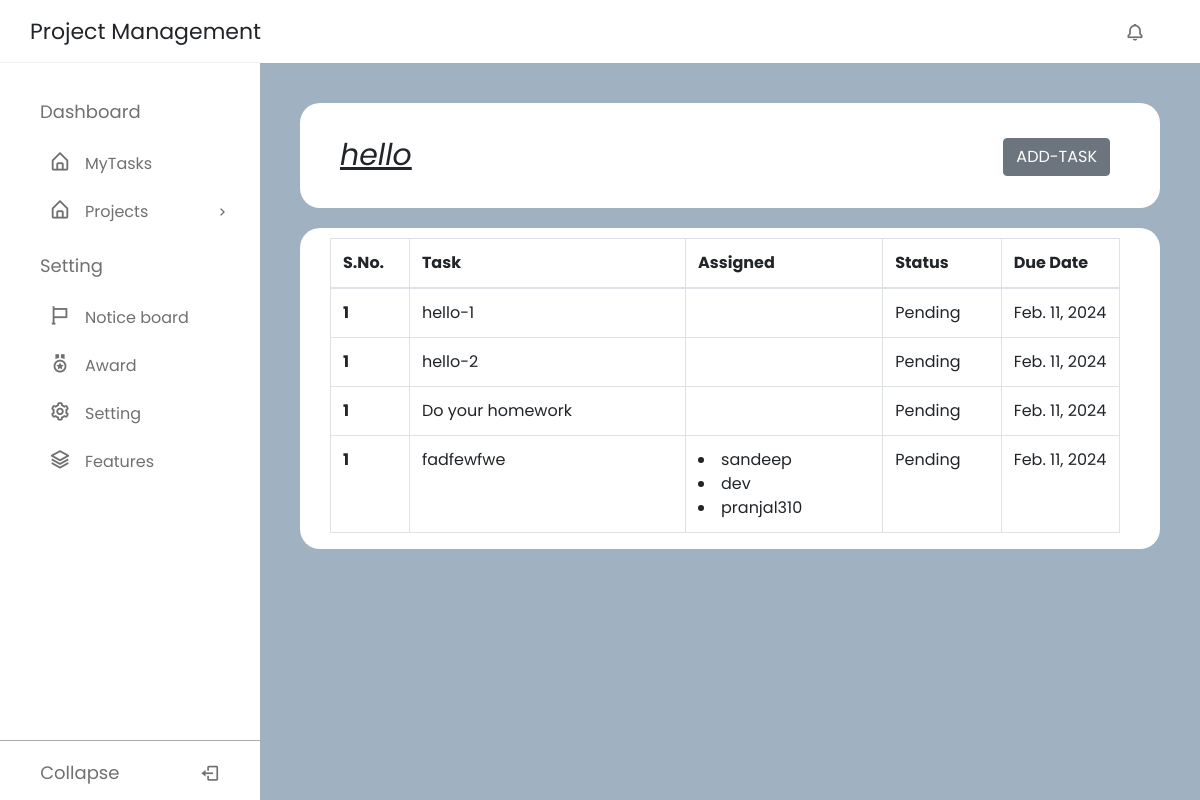
Page /index/1/ on the committed database.
### app/models.py (models this page shows, shortened)
class Project(models.Model):
    name=models.CharField(max_length=50,default="unknown-project")
    owner=models.ManyToManyField(Profile,related_name='owned_projects')
    contributor=models.ManyToManyField(Profile,related_name='contributed_projects')
    created_at=models.DateTimeField(auto_now=True, auto_now_add=False)

class Tasks(models.Model):
    project=models.ForeignKey(Project,on_delete=models.CASCADE,null=True)
    des=models.CharField(max_length=50,default="")
    assigned=models.ManyToManyField(Profile)
    created_at=models.DateTimeField(auto_now=True, auto_now_add=False)
    due_date=models.DateField(auto_now=False, auto_now_add=False)
    status=models.CharField(max_length=10,choices=STATUS_CHOICES,default="Pending")

### register/models.py (models this page shows)
class Profile(AbstractUser):
    email=models.EmailField(unique=True)
    phone=models.CharField(max_length=100,unique=True)
    is_authenticated=models.BooleanField(default=False)
    token=models.CharField(max_length=200,null=True)
    REQUIRED_FIELDS=['username','phone']
    USERNAME_FIELD="email"
    objects= ProfileManager()

### app/views.py (the view)
# urls.py: path('index/<int:project_id>/', index, name='project_detail'),
def index(request,project_id):
    project=models.Project.objects.get(id=project_id)
    tasks=models.Tasks.objects.filter(project=project)
    return render(request,"index.html",{"project":project,"tasks":tasks})

### app/context_processor.py (called while the page is built, shortened)
def projects(request):
    projects_list=[]
    print(request.user)
    return {'answer':'userdoesnotexist'}

### templates/index.html
{%extends 'dashbase.html'%}
    {%block Body%}
    <div class="Dashboard">
      <div class="project-container">
          <div class="project-title "><u>{{project.name}}</u>
            <div class="ml-auto">
              <form action="addtask/" method="get">
                  <button class="btn btn-secondary" type="submit">ADD-TASK</button>
              </form>
          </div>
        </div>
      </div>
      <div class="task-table">
      <table class="table table-bordered">
        <thead>
          <tr>
            <th scope="col" style="width: 10%;">S.No.</th>
            <th scope="col" style="width: 35%;">Task</th>
            <th scope="col" style="width: 25%;">Assigned</th>
            <th scope="col"style="width: 15%;">Status</th>
            <th scope="col"style="width: 15%;">Due Date</th>
          </tr>
        </thead>
        <tbody>
          {% for task in tasks %}
          <tr>
            <th scope="row">1</th>
            <td>{{task.des}}</td>
            <td>
              {% for person in task.assigned.all %}
              <li>{{person.username}}</li>
              {% endfor %}</td>
            <td>{{task.status}}</td>
            <td>{{task.due_date}}</td>
            {% endfor %}
          </tr>
        </tbody>
      </table>
      </div>
      {% endblock %}

### templates/dashbase.html (shortened to what this page needs)
<!DOCTYPE html>
<html lang="en">
  <head>
    <link href="https://unpkg.com/boxicons@2.1.4/css/boxicons.min.css" rel="stylesheet" />
    <link rel="stylesheet" href="https://cdn.jsdelivr.net/npm/bootstrap@4.0.0/dist/css/bootstrap.min.css">
    {%load static%}
    <link rel="stylesheet" type="text/css" href="{% static 'css/index.css' %}">
  </head>
  <body>
    <nav class="navbar">
      <div class="logo_item">
        Project Management
      </div>
      <div class="navbar_content">
        <i class='bx bx-bell' ></i>
      </div>
    </nav>
    <nav class="sidebar">
      <div class="menu_content">
        <ul class="menu_items">
          <div class="menu_title menu_dahsboard"></div>
          <li class="item">
            <div class="nav_link submenu_item" onclick=" window.location.href = '{% url 'mytask' %}'; ">
              <span class="navlink_icon">
                <i class="bx bx-home-alt"></i>
              </span>
              <span class="navlink">MyTasks</span>
            </div>
          </li>
          <li class="item">
            <div href="#" class="nav_link submenu_item">
              <span class="navlink_icon">
                <i class="bx bx-home-alt"></i>
              </span>
              <span class="navlink">Projects</span>
              <i class="bx bx-chevron-right arrow-left"></i>
            </div>
          </li>
        </ul>
        <ul class="menu_items">
          <div class="menu_title menu_setting"></div>
          <li class="item">
            <a href="#" class="nav_link">
              <span class="navlink_icon">
                <i class="bx bx-flag"></i>
              </span>
              <span class="navlink">Notice board</span>
            </a>
          </li>
          <li class="item">
            <a href="#" class="nav_link">
              <span class="navlink_icon">
                <i class="bx bx-medal"></i>
              </span>
              <span class="navlink">Award</span>
            </a>
          </li>
          <li class="item">
            <a href="#" class="nav_link">
              <span class="navlink_icon">
                <i class="bx bx-cog"></i>
              </span>
              <span class="navlink">Setting</span>
            </a>
          </li>
          <li class="item">
            <a href="#" class="nav_link">
              <span class="navlink_icon">
                <i class="bx bx-layer"></i>
              </span>
              <span class="navlink">Features</span>
            </a>
          </li>
        </ul>
        <div class="bottom_content">
          <div class="bottom expand_sidebar">
            <span> Expand</span>
          </div>
          <div class="bottom collapse_sidebar">
            <span> Collapse</span>
            <i class='bx bx-log-out'></i>
          </div>
        </div>
      </div>
    </nav>
    {%block Body%}{%endblock%}
  </body>
</html>

### static/css/index.css (style rules this page uses)
* { margin: 0; padding: 0; box-sizing: border-box; font-family: "Poppins", sans-serif; }
:root { --white-color: #fff; --blue-color: #001d4e; --grey-color: #707070; --grey-color-light: #aaa; }
body { background-color: #a0b1c2; transition: all 0.5s ease; }
.navbar { width: 100%; left: 0; background-color: var(--white-color); display: flex; align-items: center; justify-content: space-between; padding: 15px 30px; box-shadow: 0 0 2px var(--grey-color-light); }
.logo_item { display: flex; align-items: center; column-gap: 25px; font-size: 22px; }
.navbar_content { display: flex; align-items: center; column-gap: 25px; }
.navbar_content i { cursor: pointer; font-size: 20px; color: var(--grey-color); }
.sidebar { background-color: var(--white-color); width: 260px; position: fixed; left: 0; height: 100%; padding: 20px 20px; overflow-y: scroll; box-shadow: 0 0 1px var(--grey-color-light); transition: all 0.5s ease; }
.menu_content { position: relative; }
.menu_title { margin: 15px 0; padding: 0 20px; font-size: 18px; }
.menu_title::before { color: var(--grey-color); white-space: nowrap; }
.menu_dahsboard::before { content: "Dashboard"; }
.menu_setting::before { content: "Setting"; }
.menu_items { padding: 0; list-style: none; }
.navlink_icon { position: relative; font-size: 22px; min-width: 50px; line-height: 40px; display: inline-block; text-align: center; border-radius: 6px; }
.navlink_icon::before { content: ""; position: absolute; height: 100%; width: calc(100% + 100px); left: -20px; }
.sidebar .nav_link { display: flex; align-items: center; width: 100%; padding: 4px 15px; border-radius: 8px; text-decoration: none; color: var(--grey-color); white-space: nowrap; }
.submenu_item { cursor: pointer; }
.submenu_item .arrow-left { position: absolute; right: 10px; display: inline-block; margin-right: auto; }
.bottom_content { position: fixed; bottom: 60px; left: 0; width: 260px; cursor: pointer; transition: all 0.5s ease; }
.bottom { position: absolute; display: flex; align-items: center; left: 0; justify-content: space-around; padding: 18px 0; text-align: center; width: 100%; color: var(--grey-color); border-top: 1px solid var(--grey-color-light); background-color: var(--white-color); }
.bottom i { font-size: 20px; }
.bottom span { font-size: 18px; }
.Dashboard { height: fit-content; width:calc(100% - 260px); margin-left: 260px; padding:20px; align-items: center; }
.project-container { height: fit-content; margin:20px; padding-top: 10px; padding-left: 20px; padding-right: 30px; padding-bottom: 10px; border-radius: 20px; align-content: center; border: #001d4e; border-width: 2px; background-color: rgb(255, 255, 255); }
.project-title { display: flex; font-size: 30px; font-style: italic; font-family: 'Franklin Gothic Medium', 'Arial Narrow', Arial, sans-serif; margin:20px; }
.task-table { height: fit-content; margin:20px; padding-top: 10px; padding-left: 30px; padding-right: 40px; border-radius: 20px; align-content: center; border: #001d4e; border-width: 2px; background-color: rgb(255, 255, 255); }

### rows in the picture
Project: name "hello"
Tasks: des "hello-1", status "Pending", due_date "Feb. 11, 2024"
Tasks: des "hello-2", status "Pending", due_date "Feb. 11, 2024"
Tasks: des "Do your homework", status "Pending", due_date "Feb. 11, 2024"
Tasks: des "fadfewfwe", status "Pending", due_date "Feb. 11, 2024"
Profile: username "sandeep"
Profile: username "dev"
Profile: username "pranjal310"
